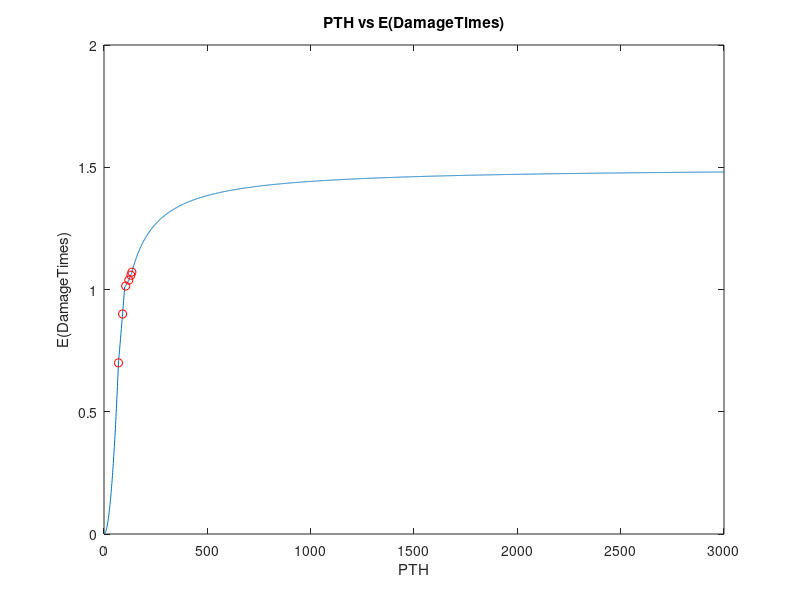

This chart was generated by the following MATLAB code:
clear
for PTH = 1:1:3000
    if (PTH <= 70)
        ExpectedDMG(PTH) = PTH / 100 * (PTH / 70 * 1) + (100 - PTH) * 0;
        Threshold1 = 70;
    elseif (PTH > 70 && PTH <= 90)
        ExpectedDMG(PTH) = PTH / 100 * (1) + (100 - PTH) * 0;
    elseif (PTH > 90 && PTH <= 100)
        ExpectedDMG(PTH) = 90 / 100 * (1) + (PTH - 90) / 100 * (1.1) + (100 - PTH + 1) * 0;
        Threshold2 = 90;
    elseif (PTH > 100 && PTH <= 105)
        ExpectedDMG(PTH) = 90 / PTH * (1) + (PTH - 90) / PTH  * (1.1);
    elseif (PTH > 105 && PTH <= 120)
        ExpectedDMG(PTH) = 90 / PTH * (1) + (104 - 90) / PTH * (1.1) + (PTH - 104) / PTH * 1.2;
        Threshold3 = 105;
    elseif (PTH > 120 && PTH <= 130)
        ExpectedDMG(PTH) = 90 / PTH * (1) + (104 - 90) / PTH * (1.1) + (120 - 104) / PTH * 1.2 + (PTH - 120) / PTH * 1.3;
        Threshold4 = 120;
    elseif (PTH > 130 && PTH <= 135)
        ExpectedDMG(PTH) = 90 / PTH * (1) + (104 - 90) / PTH * (1.1) + (120 - 104) / PTH * 1.2 + (130 - 120) / PTH * 1.3 + (PTH - 130) / PTH * 1.4;
        Threshold5 = 130;
    elseif (PTH > 135)
        ExpectedDMG(PTH) = 90 / PTH * (1) + (104 - 90) / PTH * (1.1) + (120 - 104) / PTH * 1.2 + (130 - 120) / PTH * 1.3 + (135 - 130) / PTH * 1.4 + (PTH - 135) / PTH * 1.5;
        Threshold6 = 135;
    end
end

plot(ExpectedDMG);hold on
xlabel('PTH');
ylabel('E(DamageTimes)');
title('PTH vs E(DamageTimes)');
plot(Threshold1, ExpectedDMG(Threshold1), 'ro');hold on
plot(Threshold2, ExpectedDMG(Threshold2), 'ro');hold on
plot(Threshold3, ExpectedDMG(Threshold3), 'ro');hold on
plot(Threshold4, ExpectedDMG(Threshold4), 'ro');hold on
plot(Threshold5, ExpectedDMG(Threshold5), 'ro');hold on
plot(Threshold6, ExpectedDMG(Threshold6), 'ro');hold on